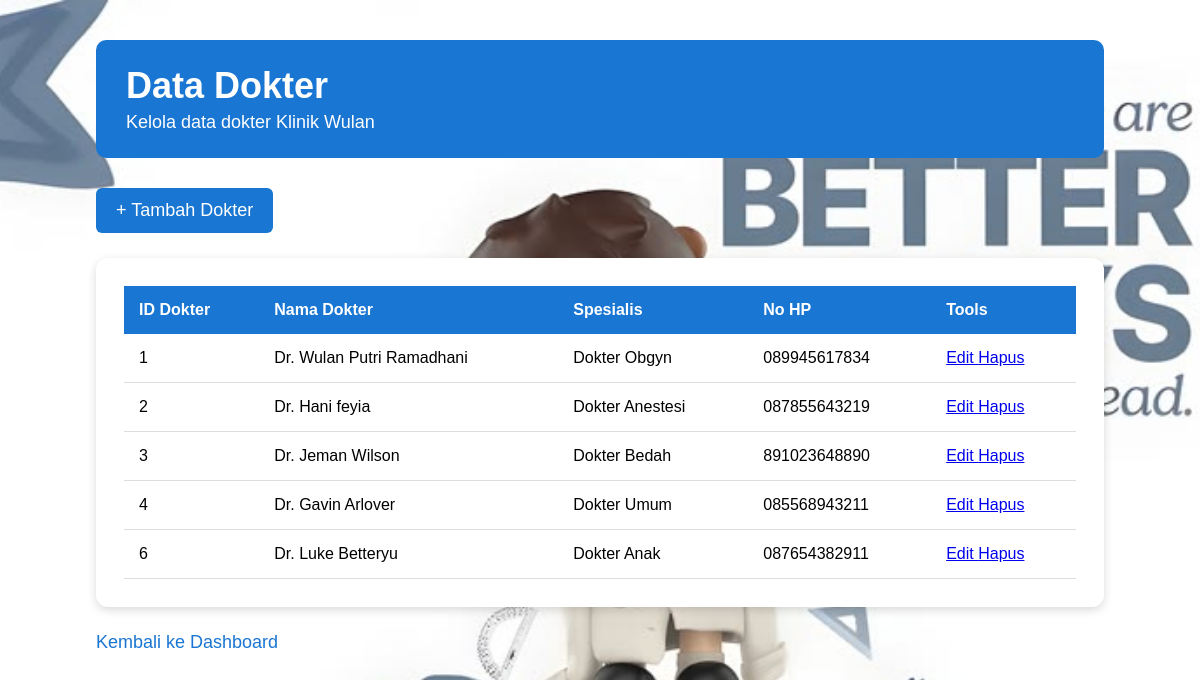
Screenshot of /dokter/index.php with the database file from the repository.
### tables this page shows
CREATE TABLE `dokter` (
  `id_dokter` int(11) NOT NULL,
  `nama_dokter` varchar(100) NOT NULL,
  `spesialis` varchar(100) NOT NULL,
  `no_hp` varchar(15) NOT NULL
);

### dokter/index.php (the view, shortened to what this page needs)
<?php
include "../koneksi.php";
$query = mysqli_query($koneksi, "SELECT * FROM dokter");
?>
<!DOCTYPE html>
<html lang="id">
<head>
</head>
<body>
<div class="container">
    <div class="judul">
        <h2>Data Dokter</h2>
        <p>Kelola data dokter Klinik Wulan</p>
    </div>
    <a href="tambah.php" class="tambah">
        + Tambah Dokter
    </a>
    <div class="kotak-tabel">
        <table>
            <tr>
                <th>ID Dokter</th>
                <th>Nama Dokter</th>
                <th>Spesialis</th>
                <th>No HP</th>
                <th>Tools</th>
            </tr>
            <?php while ($data = mysqli_fetch_assoc($query)) { ?>
            <tr>
                <td>
                    <?php echo $data['id_dokter']; ?>
                </td>
                <td>
                    <?php echo $data['nama_dokter']; ?>
                </td>
                <td>
                    <?php echo $data['spesialis']; ?>
                </td>
                <td>
                    <?php echo $data['no_hp']; ?>
                </td>
                <td>
                    <a href="edit.php?id=<?php echo $data['id_dokter']; ?>">
                        Edit
                    </a>
                    <a href="hapus.php?id=<?php echo $data['id_dokter']; ?>"
                       onclick="return confirm('Apakah kamu yakin ingin menghapus data ini?');">
                        Hapus
                    </a>
                </td>
            </tr>
            <?php } ?>
        </table>
    </div>
    <a href="../dashboard.php" class="kembali">
        Kembali ke Dashboard
    </a>
</div>
</body>
</html>

### dokter/index.php (style rules this page uses)
* { box-sizing: border-box; }
body { font-family: Arial, sans-serif; margin: 0; padding: 40px; background-image: url("../boneka.jpg"); background-size: cover; background-position: center; background-attachment: fixed; }
.container { width: 90%; margin: auto; }
.judul { background-color: #1976d2; color: white; padding: 25px 30px; border-radius: 10px; margin-bottom: 30px; }
.judul h2 { margin: 0; font-size: 36px; }
.judul p { margin: 5px 0 0; font-size: 18px; }
.tambah { display: inline-block; background-color: #1976d2; color: white; text-decoration: none; padding: 12px 20px; border-radius: 6px; margin-bottom: 25px; font-size: 18px; }
.kotak-tabel { background-color: white; padding: 28px; border-radius: 12px; box-shadow: 0 3px 10px rgba(0,0,0,0.15); }
table { width: 100%; border-collapse: collapse; }
th { background-color: #1976d2; color: white; padding: 15px; text-align: left; }
td { padding: 15px; border-bottom: 1px solid #ddd; }
.kembali { display: block; margin-top: 25px; color: #1976d2; text-decoration: none; font-size: 18px; }

### rows the page displays
dokter: id_dokter "1", nama_dokter "Dr. Wulan Putri Ramadhani", spesialis "Dokter Obgyn", no_hp "089945617834"
dokter: id_dokter "2", nama_dokter "Dr. Hani feyia", spesialis "Dokter Anestesi", no_hp "087855643219"
dokter: id_dokter "3", nama_dokter "Dr. Jeman Wilson", spesialis "Dokter Bedah", no_hp "891023648890"
dokter: id_dokter "4", nama_dokter "Dr. Gavin Arlover", spesialis "Dokter Umum", no_hp "085568943211"
dokter: id_dokter "6", nama_dokter "Dr. Luke Betteryu", spesialis "Dokter Anak", no_hp "087654382911"
